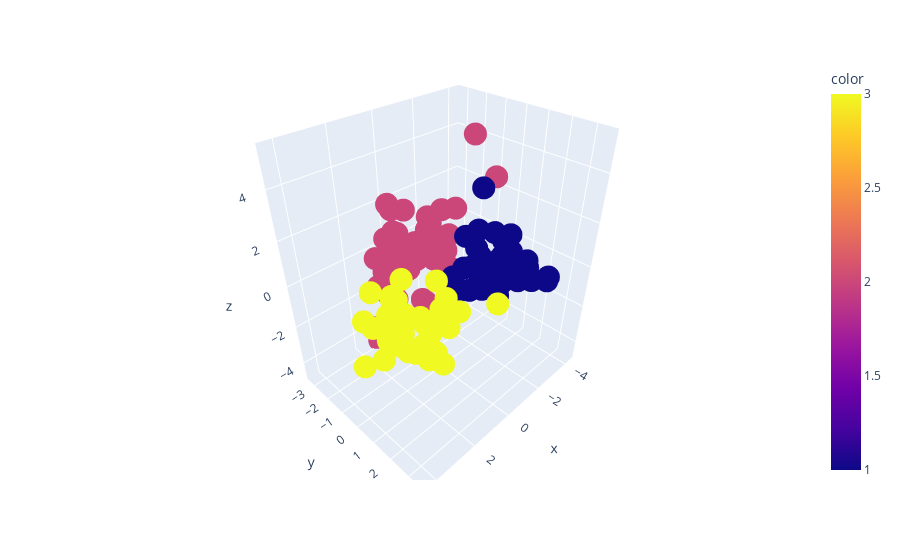

Notebook code cell kept with this figure:
### Code cell
import plotly.express as px
fig = px.scatter_3d(x=df_pca_train["first_component"], y=df_pca_train["second_component"], 
                    z=df_pca_train["third_component"], color=y_train)
fig.show()

### Figure 1 — Plotly figure (JSON) as saved in the notebook; plotly's stock layout.template omitted (floating-point values rounded to 4 significant figures; data arrays with more than 128 entries replaced by an {"elided": "..."} marker saying what was removed)
{"data": [{"hovertemplate": "x=%{x}<br>y=%{y}<br>z=%{z}<br>color=%{marker.color}<extra></extra>", "legendgroup": "", "marker": {"color": {"elided": "142 int values"}, "coloraxis": "coloraxis", "symbol": "circle"}, "mode": "markers", "name": "", "scene": "scene", "showlegend": false, "type": "scatter3d", "x": {"elided": "142 float values"}, "y": {"elided": "142 float values"}, "z": {"elided": "142 float values"}}], "layout": {"coloraxis": {"colorbar": {"title": {"text": "color"}}, "colorscale": [[0, "#0d0887"], [0.1111, "#46039f"], [0.2222, "#7201a8"], [0.3333, "#9c179e"], [0.4444, "#bd3786"], [0.5556, "#d8576b"], [0.6667, "#ed7953"], [0.7778, "#fb9f3a"], [0.8889, "#fdca26"], [1, "#f0f921"]]}, "legend": {"tracegroupgap": 0}, "margin": {"t": 60}, "scene": {"domain": {"x": [0, 1], "y": [0, 1]}, "xaxis": {"title": {"text": "x"}}, "yaxis": {"title": {"text": "y"}}, "zaxis": {"title": {"text": "z"}}}}}
